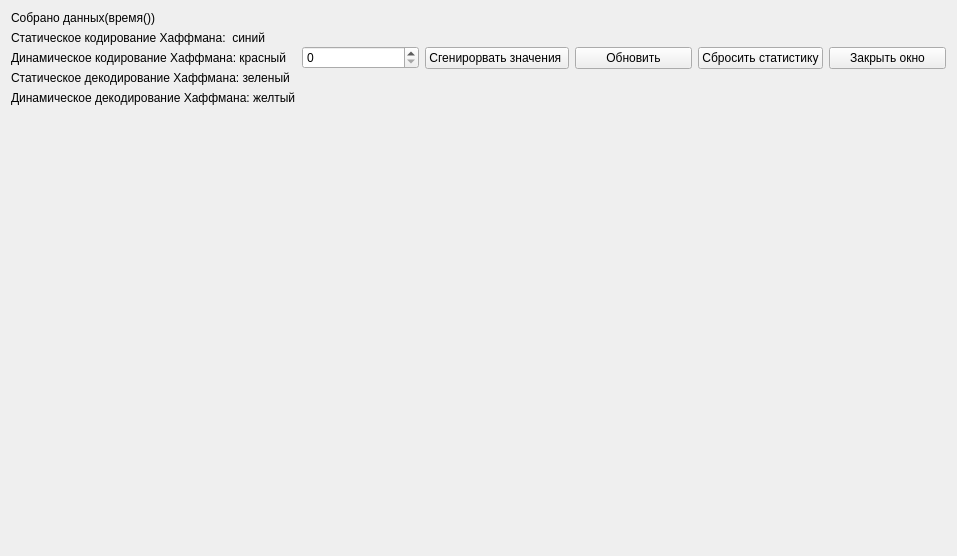
<?xml version="1.0" encoding="UTF-8"?>
<ui version="4.0">
 <class>Statistics</class>
 <widget class="QWidget" name="Statistics">
  <property name="geometry">
   <rect>
    <x>0</x>
    <y>0</y>
    <width>957</width>
    <height>556</height>
   </rect>
  </property>
  <property name="windowTitle">
   <string>Form</string>
  </property>
  <layout class="QVBoxLayout" name="verticalLayout">
   <item>
    <layout class="QHBoxLayout" name="horizontalLayout">
     <item>
      <layout class="QVBoxLayout" name="verticalLayout_2">
       <item>
        <widget class="QLabel" name="data">
         <property name="text">
          <string>Собрано данных(время())</string>
         </property>
        </widget>
       </item>
       <item>
        <widget class="QLabel" name="label_3">
         <property name="text">
          <string>Статическое кодирование Хаффмана:  синий</string>
         </property>
        </widget>
       </item>
       <item>
        <widget class="QLabel" name="label_4">
         <property name="text">
          <string>Динамическое кодирование Хаффмана: красный</string>
         </property>
        </widget>
       </item>
       <item>
        <widget class="QLabel" name="label_5">
         <property name="text">
          <string>Статическое декодирование Хаффмана: зеленый</string>
         </property>
        </widget>
       </item>
       <item>
        <widget class="QLabel" name="label_6">
         <property name="text">
          <string>Динамическое декодирование Хаффмана: желтый</string>
         </property>
        </widget>
       </item>
      </layout>
     </item>
     <item>
      <widget class="QSpinBox" name="spinBox">
       <property name="maximum">
        <number>10000</number>
       </property>
       <property name="value">
        <number>0</number>
       </property>
      </widget>
     </item>
     <item>
      <widget class="QPushButton" name="pushButton_3">
       <property name="text">
        <string>Сгенирорвать значения </string>
       </property>
       <property name="checkable">
        <bool>false</bool>
       </property>
       <property name="autoRepeat">
        <bool>false</bool>
       </property>
       <property name="autoDefault">
        <bool>false</bool>
       </property>
       <property name="default">
        <bool>false</bool>
       </property>
       <property name="flat">
        <bool>false</bool>
       </property>
      </widget>
     </item>
     <item>
      <widget class="QPushButton" name="pushButton_2">
       <property name="text">
        <string>Обновить</string>
       </property>
      </widget>
     </item>
     <item>
      <widget class="QPushButton" name="pushButton_4">
       <property name="text">
        <string>Сбросить статистику</string>
       </property>
      </widget>
     </item>
     <item>
      <widget class="QPushButton" name="pushButton">
       <property name="text">
        <string>Закрыть окно</string>
       </property>
      </widget>
     </item>
    </layout>
   </item>
   <item>
    <widget class="QCustomPlot" name="widget" native="true"/>
   </item>
   <item>
    <widget class="QCustomPlot" name="widget_2" native="true"/>
   </item>
  </layout>
 </widget>
 <customwidgets>
  <customwidget>
   <class>QCustomPlot</class>
   <extends>QWidget</extends>
   <header>qcustomplot.h</header>
   <container>1</container>
  </customwidget>
 </customwidgets>
 <resources/>
 <connections/>
</ui>
